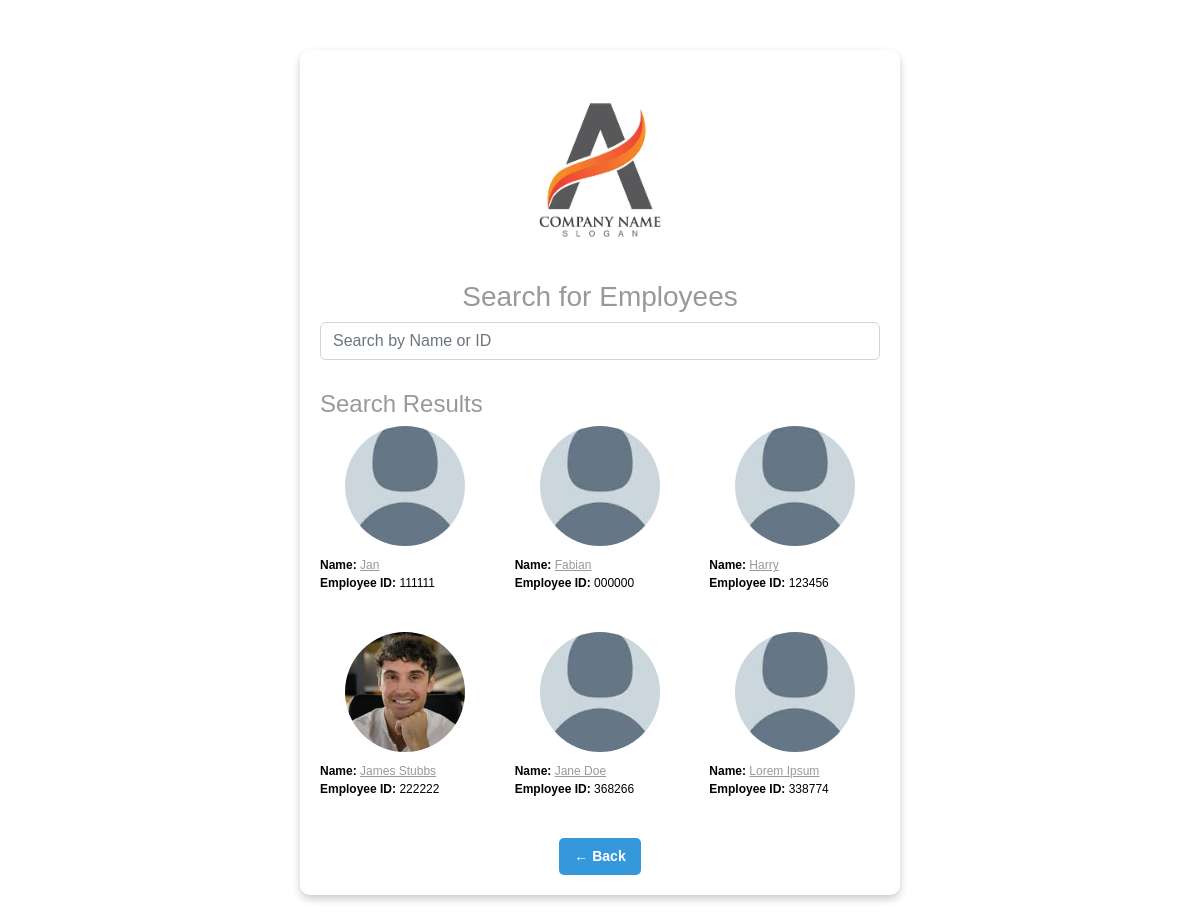
The page /search/ on the database as committed earlier.
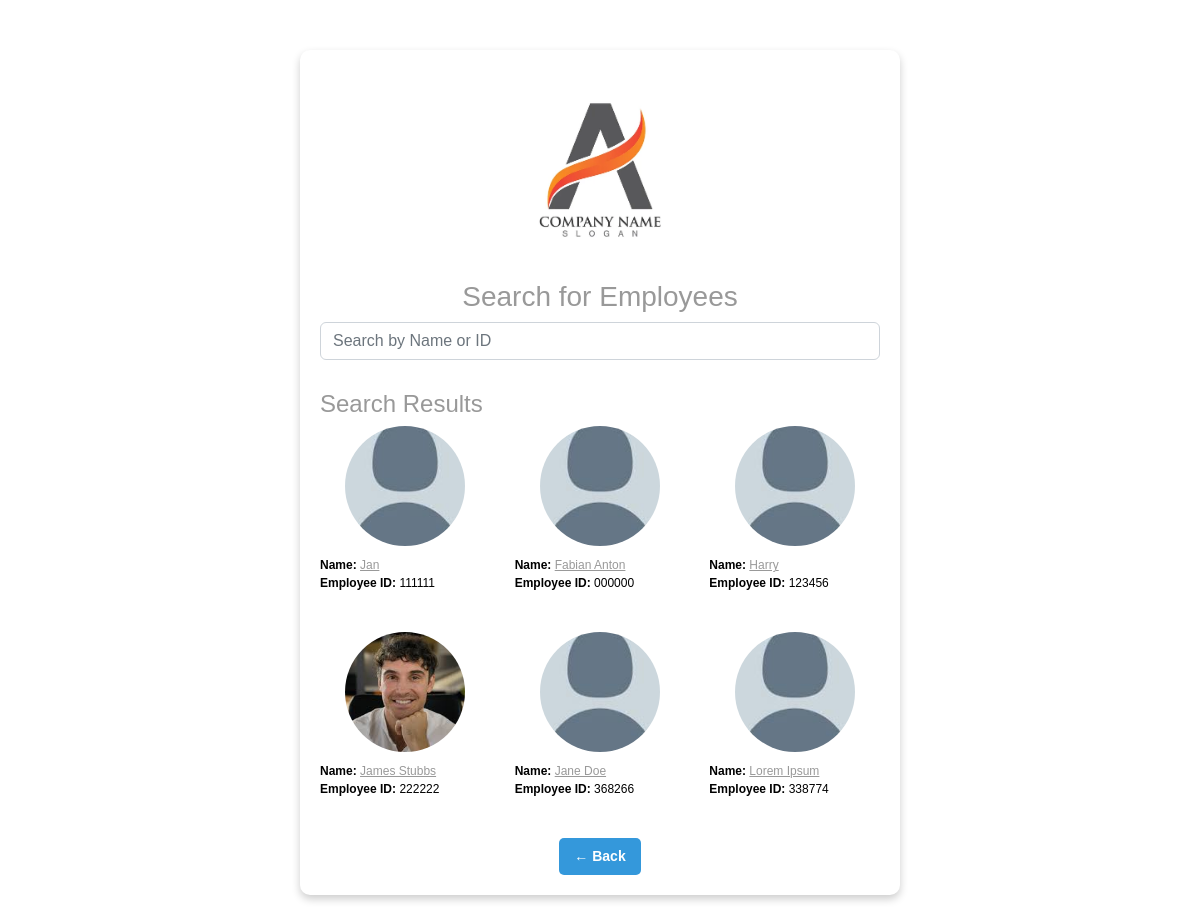
The same page on the database as committed later.
### employees/models.py (models this page shows, shortened)
class Employee(AbstractBaseUser):
    employee_id = models.CharField(max_length=6, unique=True)
    name = models.CharField(max_length=100)
    passcode = models.CharField(max_length=6)
    department = models.ForeignKey(
        Department,
        on_delete=models.CASCADE,
        related_name='employees',
        null=False,
        default=""
    )
    is_manager = models.BooleanField(default=False)
    archived = models.BooleanField(default=False)
    archive_date = models.DateTimeField(null=True, blank=True)
    profile_picture = models.ImageField(
        upload_to='profile_pictures/',
        blank=True,
        null=True,
        default='profile_pictures/default.jpg'
    )
    objects = EmployeeManager()
    USERNAME_FIELD = 'employee_id'
    REQUIRED_FIELDS = ['name']

### employees/views.py (the view)
# urls.py: path('search/', views.filter_view, name = 'filter_search'),
def filter_view(request):
    qs = Employee.objects.filter(archived=False)
    search_query = request.GET.get('search_query')
    if search_query:
        qs = qs.filter(
            models.Q(name__icontains=search_query) |
            models.Q(employee_id__icontains=search_query)
        )
    return render(request, 'search.html', {'queryset': qs})

### employees/templates/employees/search.html (shortened to what this page needs)
{% load static %}
<!DOCTYPE html>
<html lang="en">
<head>
    <link href="https://cdn.jsdelivr.net/npm/bootstrap@5.2.2/dist/css/bootstrap.min.css" rel="stylesheet">
    <link rel="stylesheet" href="https://use.fontawesome.com/releases/v5.15.1/css/all.css">
    <link rel="stylesheet" href="{% static 'css/style.css' %}">
</head>
<body>
<div class="container">
    <div class="wrapper">
        <div class="box">
            <img src="{% static 'images/logo.jpg' %}" alt="Company Logo" class="logo">
            <h3>Search for Employees</h3>
            <form method="GET" action=".">
                <div class="form-group mb-3">
                    <input type="text" id="search_query" name="search_query" class="form-control" placeholder="Search by Name or ID">
                </div>
            </form>
            <div class="search-result">
                <h4 class="mt-4">Search Results</h4>
                {% if queryset %}
                    <div class="row">
                        {% for employee in queryset %}
                        <div class="col-md-4 mb-4 text-centre">
                            {% if employee.profile_picture %}
                                <img src="{{ employee.profile_picture.url }}" alt="{{ employee.name }}" class="profile-picture">
                            {% else %}
                                <img src="{% static 'images/default.jpg' %}" alt="Default profile picture" class="profile-picture">
                            {% endif %}
                            <p>
                                <strong>Name:</strong>
                                <a href="{% url 'employee_detail' employee.employee_id %}">{{ employee.name }}</a><br>
                                <strong>Employee ID:</strong> {{ employee.employee_id }}
                            </p>
                        </div>
                    {% endfor %}
                    </div>
                {% else %}
                    <p class="mt-3">No matching employees found.</p>
                {% endif %}
            </div>
            <a href="javascript:window.history.back();" class="back-btn">← Back</a>
        </div>
    </div>
</div>
</body>
</html>

### assets/style.css (style rules this page uses)
body { font-family: Helvetica, Arial, sans-serif; font-size: 12px; min-width: 800px; color: #999; }
p { color: black; }
a { color: #999; }

### employees/templates/employees/search.html (style rules this page uses)
body { font-family: Arial, sans-serif; background-color: white; padding-top: 50px; padding-bottom: 50px; }
.wrapper { display: flex; gap: 20px; justify-content: center; }
.box { background: white; padding: 20px; border-radius: 10px; box-shadow: 0 4px 8px rgba(0, 0, 0, 0.2); text-align: center; width: 600px; }
.logo { width: 200px; height: 200px; object-fit: cover; border-radius: 50%; margin-bottom: 10px; }
.search-result { margin-top: 30px; text-align: left; }
.search-result img { margin-bottom: 10px; }
.back-btn { display: inline-block; background-color: #3498db; color: white; padding: 8px 15px; border-radius: 5px; text-decoration: none; font-size: 14px; font-weight: bold; }
.profile-picture { width: 120px; height: 120px; object-fit: cover; border-radius: 50%; display: block; margin: 0 auto 10px auto; }

Rows that differ between the two databases and show on the page:
changed Employee: name "Fabian" → "Fabian Anton"
